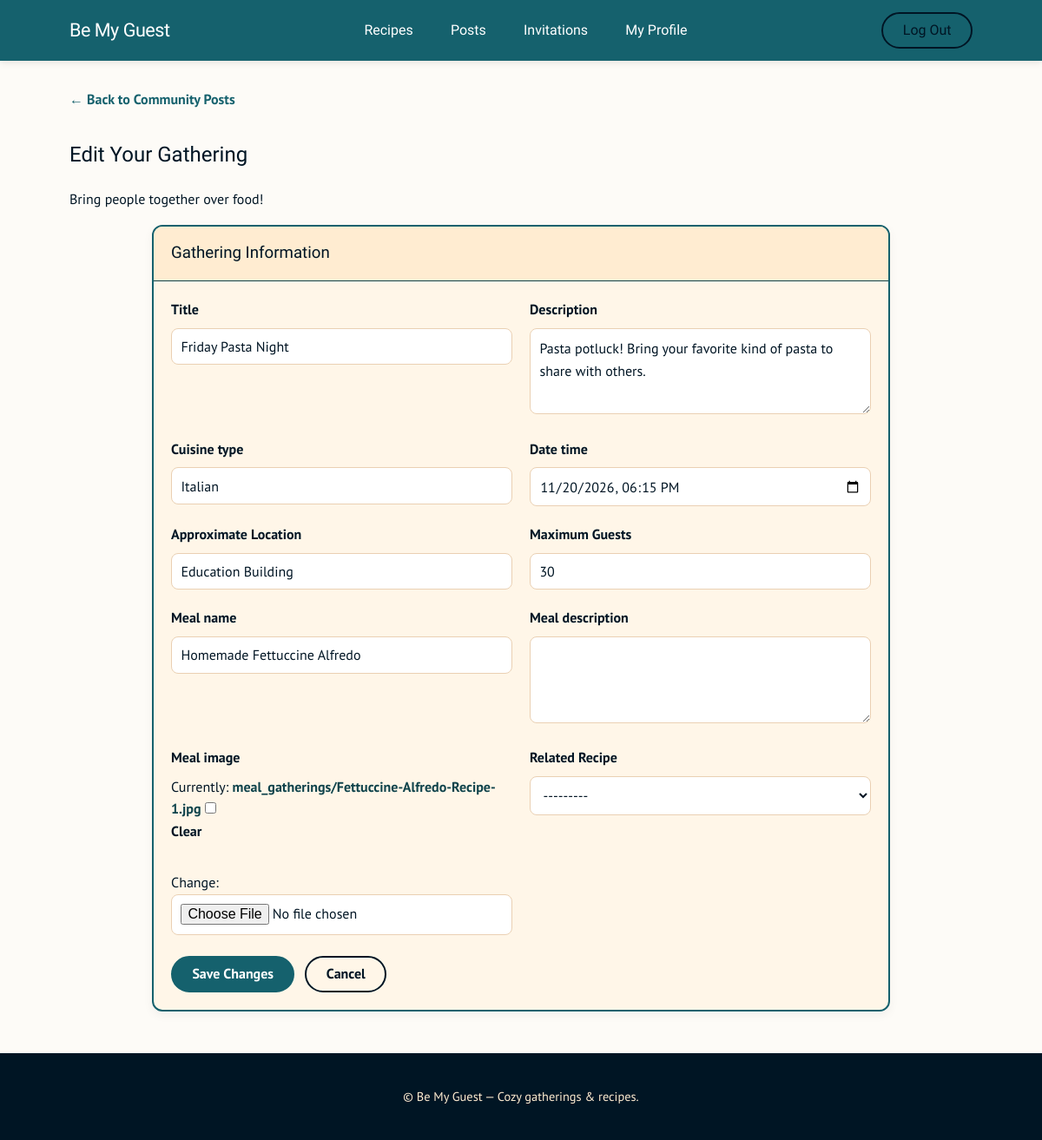
The page /posts/1/edit/ (signed in) on the database as committed earlier.
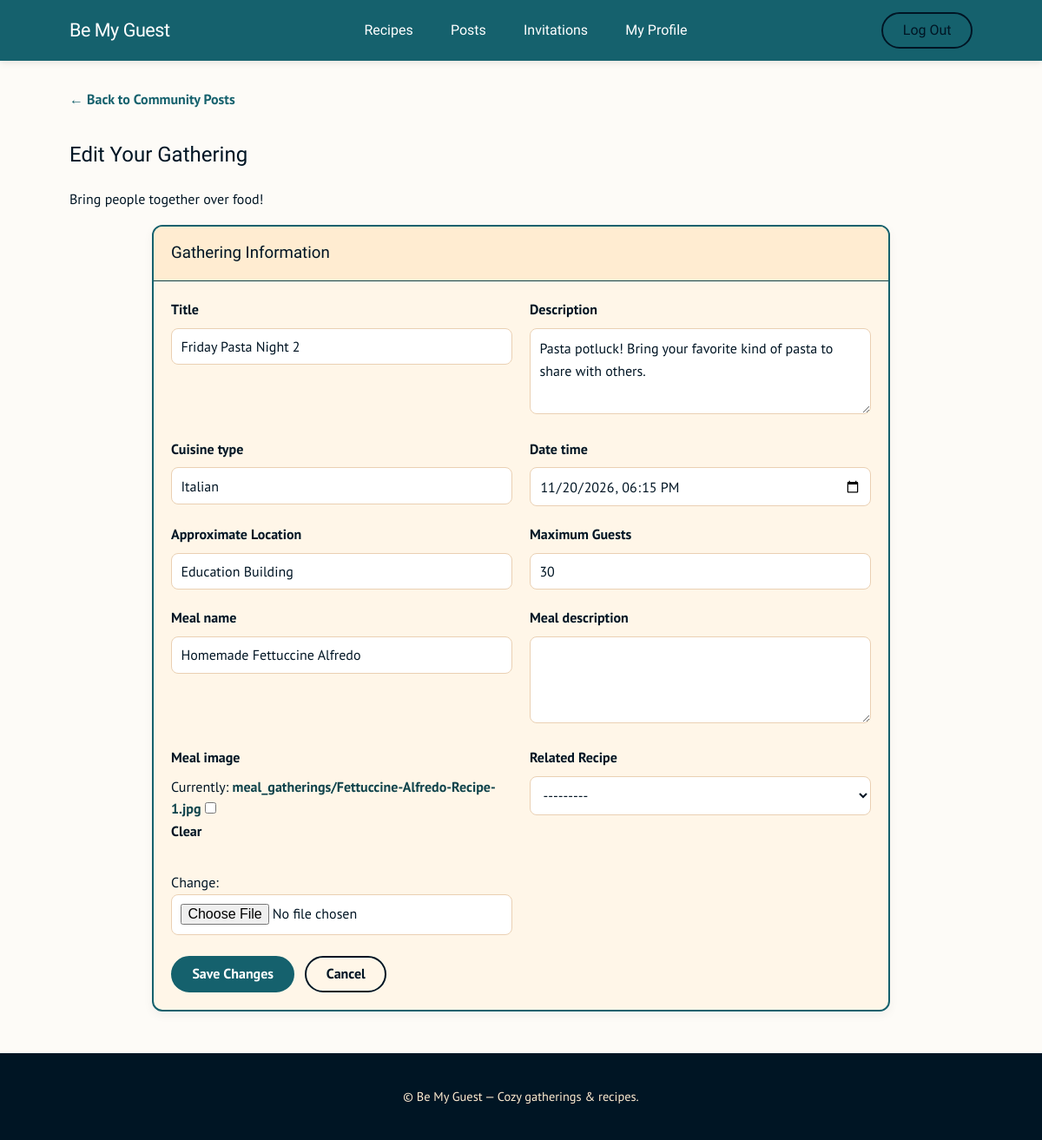
The same page on the database as committed later.
### features/posts/models.py (models this page shows, shortened)
class MealGathering(models.Model):
    STATUS_CHOICES = [
        ("open", "Open"),
        ("full", "Full"),
        ("cancelled", "Cancelled"),
        ("completed", "Completed"),
    ]
    id = models.BigAutoField(primary_key=True)
    host = models.ForeignKey(
        settings.AUTH_USER_MODEL,
        on_delete=models.CASCADE,
        related_name="meal_gatherings"
    )
    title = models.CharField(max_length=200)
    description = models.TextField(blank=True)
    cuisine_type = models.CharField(max_length=100)
    date_time = models.DateTimeField()
    location = models.CharField(max_length=200)
    max_guests = models.PositiveIntegerField(
        validators=[MinValueValidator(1)]
    )
    meal_name = models.CharField(
        max_length=200,
        blank=True
    )
    meal_description = models.TextField(blank=True)
    meal_image = models.ImageField(
        upload_to="meal_gatherings/",
        blank=True
    )
    recipe = models.ForeignKey(
        "recipes.Recipe",
        on_delete=models.SET_NULL,
        null=True,
        blank=True,
        related_name="meal_gatherings"
    )
    created_at = models.DateTimeField(auto_now_add=True)
    status = models.CharField(
        max_length=20,
        choices=STATUS_CHOICES,
        default="open"
    )

### features/posts/views.py (the view)
# urls.py: path("posts/<int:gathering_id>/edit/", post_views.gathering_edit, name="gathering_edit"),
@login_required
def gathering_edit(request, gathering_id):
    gathering = get_object_or_404(
        MealGathering,
        id=gathering_id,
        host=request.user
    )
    if request.method == "POST":
        form = MealGatheringForm(
            request.POST,
            request.FILES,
            instance=gathering,
            user=request.user
        )
        if form.is_valid():
            form.save()
            messages.success(
                request,
                "Your gathering was updated!"
            )
            return redirect(
                "gathering_detail",
                gathering_id=gathering.id
            )
    else:
        form = MealGatheringForm(
            instance=gathering,
            user=request.user
        )
    context = {
        "form": form,
        "editing": True,
        "gathering": gathering
    }
    return render(request, "post_form.html", context)

### features/posts/views.py (shortened to what this page needs)
class MealGatheringForm(forms.ModelForm):
    date_time = forms.DateTimeField(
        widget=forms.DateTimeInput(
            attrs={"type": "datetime-local"},
            format="%Y-%m-%dT%H:%M"
        ),
        input_formats=["%Y-%m-%dT%H:%M"]
    )
    class Meta:
        model = MealGathering
        fields = [
            "title",
            "description",
            "cuisine_type",
            "date_time",
            "location",
            "max_guests",
            "meal_name",
            "meal_description",
            "meal_image",
            "recipe"
        ]
        widgets = {
            "description": forms.Textarea(attrs={"rows": 3}),
            "meal_description": forms.Textarea(attrs={"rows": 3})
        }
        labels = {
            "max_guests": "Maximum Guests",
            "location": "Approximate Location",
            "recipe": "Related Recipe"
        }
    def __init__(self, *args, user=None, **kwargs):
        super().__init__(*args, **kwargs)
        if user is not None:
            self.fields["recipe"].queryset = Recipe.objects.filter(
                creator=user
            )

### bemyguest/templates/post_form.html (shortened to what this page needs)
{% extends "base.html" %}
{% block content %}
<a href="{% url 'posts' %}" class="back-link">
  &larr; Back to Community Posts
</a>
<h2 style="margin-top: 1.5rem;">
  {% if editing %}
    Edit Your Gathering
  {% else %}
    Host a Meal Gathering
  {% endif %}
</h2>
<p>Bring people together over food!</p>
<div class="card gathering-form-card">
  <div class="card__header">
    <h3 style="margin: 0;">Gathering Information</h3>
  </div>
  <div class="card__body">
    <form method="post" enctype="multipart/form-data">
      <div class="gathering-form-fields">
        {% for field in form %}
          <div class="gathering-field">
            <label for="{{ field.id_for_label }}">
              {{ field.label }}
            </label>
            {{ field }}
          </div>
        {% endfor %}
      </div>
      <div class="gathering-actions">
        <button type="submit" class="button">
          {% if editing %}
            Save Changes
          {% else %}
            Create Gathering
          {% endif %}
        </button>
        <a href="{% url 'posts' %}"
           class="button button-outline">
          Cancel
        </a>
      </div>
    </form>
  </div>
</div>
{% endblock %}

Rows that differ between the two databases and show on the page:
changed MealGathering "Pasta potluck! Bring your favorite kind of pasta to share with others.": title "Friday Pasta Night" → "Friday Pasta Night 2"
